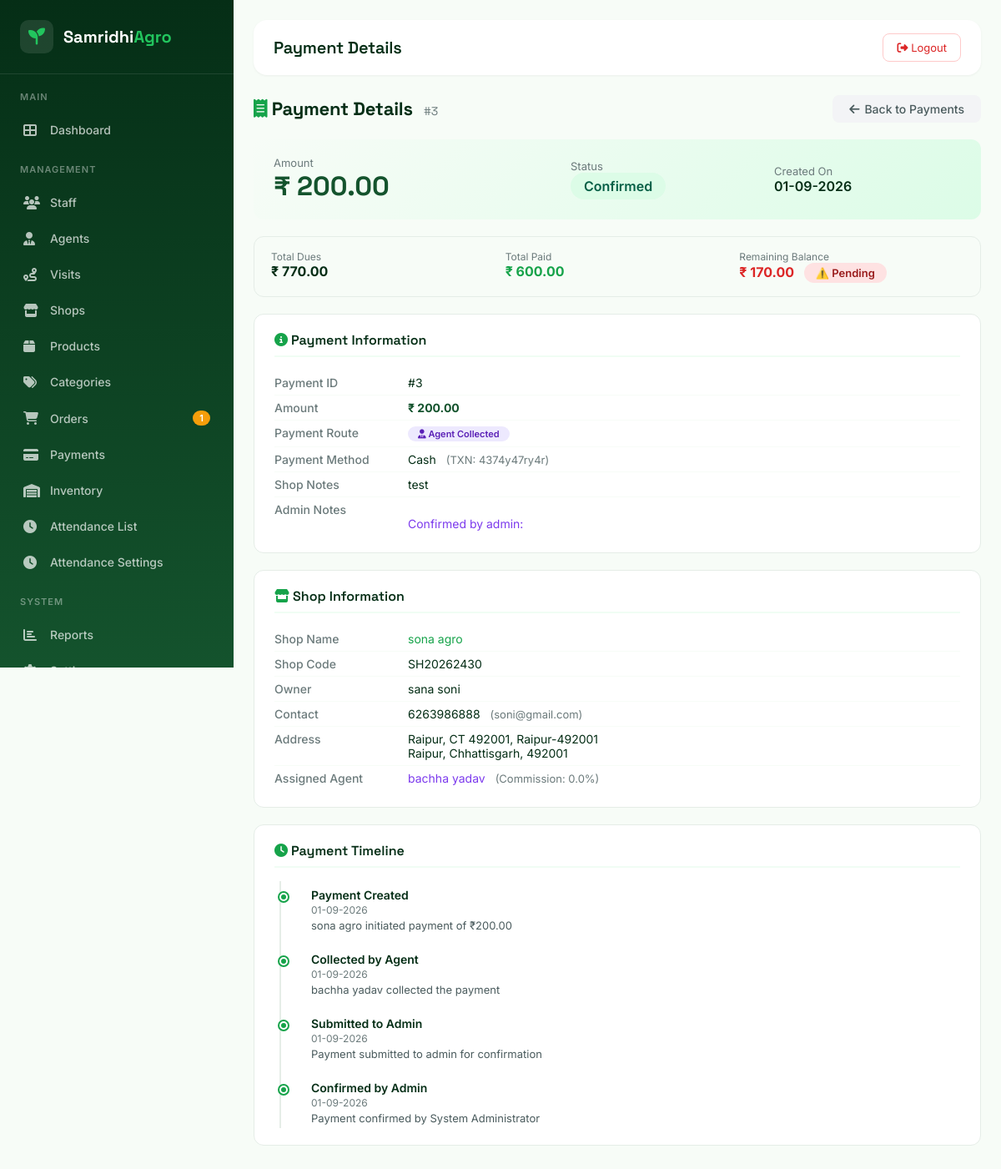
The page /admin/payment-view.php?id=3 (signed in) on the database its author committed.
### tables this page shows
CREATE TABLE `payments` (
  `id` int(11) NOT NULL,
  `shop_id` int(11) NOT NULL,
  `agent_id` int(11) DEFAULT NULL,
  `amount` decimal(12,2) NOT NULL,
  `pay_to` enum('agent','admin') NOT NULL DEFAULT 'agent',
  `payment_method` enum('cash','upi','bank_transfer','card','cheque') NOT NULL DEFAULT 'cash',
  `transaction_id` varchar(100) DEFAULT NULL,
  `notes` text DEFAULT NULL,
  `status` enum('pending','collected','submitted','confirmed') NOT NULL DEFAULT 'pending',
  `agent_collected_at` datetime DEFAULT NULL,
  `agent_collected_by` int(11) DEFAULT NULL,
  `submitted_at` datetime DEFAULT NULL,
  `submitted_by` int(11) DEFAULT NULL,
  `confirmed_at` datetime DEFAULT NULL,
  `confirmed_by` int(11) DEFAULT NULL,
  `admin_notes` text DEFAULT NULL,
  `created_by` int(11) NOT NULL,
  `created_at` datetime DEFAULT current_timestamp(),
  `updated_at` datetime DEFAULT current_timestamp() ON UPDATE current_timestamp()
);

CREATE TABLE `shops` (
  `id` int(11) NOT NULL,
  `user_id` int(11) NOT NULL,
  `shop_code` varchar(50) NOT NULL,
  `shop_name` varchar(100) NOT NULL,
  `shop_type` enum('retail','wholesale','both') NOT NULL DEFAULT 'retail',
  `owner_name` varchar(100) DEFAULT NULL,
  `phone` varchar(20) DEFAULT NULL,
  `email` varchar(100) DEFAULT NULL,
  `address` text DEFAULT NULL,
  `city` varchar(50) DEFAULT NULL,
  `state` varchar(50) DEFAULT NULL,
  `pincode` varchar(10) DEFAULT NULL,
  `gst_number` varchar(50) DEFAULT NULL,
  `establishment_year` int(4) DEFAULT NULL,
  `shop_category` varchar(50) NOT NULL DEFAULT 'grocery',
  `delivery_available` tinyint(1) NOT NULL DEFAULT 0,
  `working_hours_start` time DEFAULT NULL,
  `working_hours_end` time DEFAULT NULL,
  `weekend_days` varchar(100) DEFAULT NULL,
  `shop_image` varchar(255) DEFAULT NULL,
  `agent_id` int(11) DEFAULT NULL,
  `status` enum('pending','approved','rejected','suspended') NOT NULL DEFAULT 'pending',
  `approved_by` int(11) DEFAULT NULL,
  `approved_at` datetime DEFAULT NULL,
  `latitude` decimal(10,8) DEFAULT NULL,
  `longitude` decimal(11,8) DEFAULT NULL,
  `created_at` datetime NOT NULL DEFAULT current_timestamp(),
  `updated_at` datetime NOT NULL DEFAULT current_timestamp() ON UPDATE current_timestamp()
);

CREATE TABLE `users` (
  `id` int(11) NOT NULL,
  `username` varchar(50) NOT NULL,
  `email` varchar(100) NOT NULL,
  `password_hash` varchar(255) NOT NULL,
  `full_name` varchar(100) NOT NULL,
  `phone` varchar(20) DEFAULT NULL,
  `avatar` varchar(255) DEFAULT NULL,
  `role` enum('admin','staff','agent','shop') NOT NULL DEFAULT 'staff',
  `status` enum('active','inactive','suspended') NOT NULL DEFAULT 'active',
  `last_login` datetime DEFAULT NULL,
  `last_ip` varchar(45) DEFAULT NULL,
  `created_at` datetime NOT NULL DEFAULT current_timestamp(),
  `updated_at` datetime NOT NULL DEFAULT current_timestamp() ON UPDATE current_timestamp()
);

CREATE TABLE `agents` (
  `id` int(11) NOT NULL,
  `user_id` int(11) NOT NULL,
  `agent_code` varchar(50) NOT NULL,
  `company_name` varchar(100) DEFAULT NULL,
  `gst_number` varchar(50) DEFAULT NULL,
  `address` text DEFAULT NULL,
  `city` varchar(50) DEFAULT NULL,
  `state` varchar(50) DEFAULT NULL,
  `pincode` varchar(10) DEFAULT NULL,
  `commission_rate` decimal(5,2) DEFAULT 0.00,
  `status` enum('pending','approved','rejected','suspended') NOT NULL DEFAULT 'pending',
  `approved_by` int(11) DEFAULT NULL,
  `approved_at` datetime DEFAULT NULL,
  `created_at` datetime NOT NULL DEFAULT current_timestamp(),
  `updated_at` datetime NOT NULL DEFAULT current_timestamp() ON UPDATE current_timestamp()
);

### admin/payment-view.php (the view, shortened to what the rows shown need)
<?php
require_once '../includes/admin_header.php';
$db = getDB();
$paymentId = isset($_GET['id']) ? (int)$_GET['id'] : 0;
$sql = "SELECT p.*,
        s.shop_name, s.shop_code, s.owner_name, s.phone, s.email,
        s.address, s.city, s.state, s.pincode,
        ua.full_name as agent_name, ua.username as agent_username,
        uc.full_name as confirmed_by_name,
        ag.commission_rate,
        (SELECT COALESCE(SUM(total_amount), 0) FROM orders WHERE shop_id = p.shop_id AND status != 'cancelled') as total_dues,
        (SELECT COALESCE(SUM(amount), 0) FROM payments WHERE shop_id = p.shop_id AND status = 'confirmed') as total_paid
        FROM payments p
        JOIN shops s ON p.shop_id = s.id
        LEFT JOIN agents ag ON s.agent_id = ag.id
        LEFT JOIN users ua ON ag.user_id = ua.id
        LEFT JOIN users uc ON p.confirmed_by = uc.id
        WHERE p.id = ?";
$payment = $db->fetchOne($sql, [$paymentId]);
?>
<div class="content-card" style="padding: 0; border: none; box-shadow: none; background: transparent;">
    <div style="display: flex; justify-content: space-between; align-items: center; margin-bottom: 20px; flex-wrap: wrap; gap: 12px;">
        <h2 style="font-family: 'Space Grotesk', sans-serif; font-size: 22px; font-weight: 700; color: #052E16; margin: 0;">
            <i class="fas fa-receipt" style="color: #16A34A;"></i>
            Payment Details
            <span style="font-size: 14px; font-weight: 400; color: #6B7A7B; margin-left: 8px;">
                #<?php echo $payment['id']; ?>
            </span>
        </h2>
    </div>
    <div class="payment-summary">
        <div>
            <div style="font-size: 13px; color: #6B7A7B;">Amount</div>
            <div style="font-family: 'Space Grotesk', sans-serif; font-size: 32px; font-weight: 700; color: #14532D;">
                ₹ <?php echo number_format($payment['amount'], 2); ?>
            </div>
        </div>
        <div>
            <div style="font-size: 13px; color: #6B7A7B;">Status</div>
            <?php
            $statusColors = [
                'pending' => 'badge-warning',
                'collected' => 'badge-info',
                'submitted' => 'badge-primary',
                'confirmed' => 'badge-success',
                'failed' => 'badge-danger'
            ];
            $color = $statusColors[$payment['status']] ?? 'badge-warning';
            ?>
            <span class="badge-status <?php echo $color; ?>" style="font-size: 16px; padding: 6px 16px;">
                <?php echo ucfirst($payment['status']); ?>
            </span>
        </div>
        <div>
            <div style="font-size: 13px; color: #6B7A7B;">Created On</div>
            <div style="font-weight: 600; color: #052E16;"><?php echo formatDate($payment['created_at']); ?></div>
        </div>
    </div>
    <div class="detail-section">
        <div class="detail-row">
            <span class="detail-label">Payment ID</span>
            <span class="detail-value">#<?php echo $payment['id']; ?></span>
        </div>
        <div class="detail-row">
            <span class="detail-label">Amount</span>
            <span class="detail-value" style="font-weight: 700; color: #14532D;">₹ <?php echo number_format($payment['amount'], 2); ?></span>
        </div>
        <div class="detail-row">
            <span class="detail-label">Payment Method</span>
            <span class="detail-value">
                <?php if ($payment['payment_method']): ?>
                    <?php echo ucfirst($payment['payment_method']); ?>
                    <?php if ($payment['transaction_id']): ?>
                        <span style="color: #6B7A7B; font-size: 13px; margin-left: 8px;">
                            (TXN: <?php echo escapeHtml($payment['transaction_id']); ?>)
                        </span>
                    <?php endif; ?>
                <?php else: ?>
                    <span style="color: #6B7A7B;">Not specified</span>
                <?php endif; ?>
            </span>
        </div>
        <?php if (!empty($payment['notes'])): ?>
        <div class="detail-row">
            <span class="detail-label">Shop Notes</span>
            <span class="detail-value"><?php echo nl2br(escapeHtml($payment['notes'])); ?></span>
        </div>
        <?php endif; ?>
        <?php if (!empty($payment['admin_notes'])): ?>
        <div class="detail-row">
            <span class="detail-label">Admin Notes</span>
            <span class="detail-value" style="color: #7C3AED;"><?php echo nl2br(escapeHtml($payment['admin_notes'])); ?></span>
        </div>
        <?php endif; ?>
    </div>
    <div class="detail-section">
        <div class="detail-row">
            <span class="detail-value">
                <a href="../admin/shop-view.php?id=<?php echo $payment['shop_id']; ?>" style="color: #16A34A; text-decoration: none;">
                    <?php echo escapeHtml($payment['shop_name']); ?>
                </a>
            </span>
        </div>
        <div class="detail-row">
            <span class="detail-label">Shop Code</span>
            <span class="detail-value"><?php echo escapeHtml($payment['shop_code']); ?></span>
        </div>
        <div class="detail-row">
            <span class="detail-label">Owner</span>
            <span class="detail-value"><?php echo escapeHtml($payment['owner_name']); ?></span>
        </div>
        <div class="detail-row">
            <span class="detail-label">Contact</span>
            <span class="detail-value">
                <?php echo escapeHtml($payment['phone']); ?>
                <?php if ($payment['email']): ?>
                    <span style="color: #6B7A7B; font-size: 13px; margin-left: 8px;">
                        (<?php echo escapeHtml($payment['email']); ?>)
                    </span>
                <?php endif; ?>
            </span>
        </div>
        <?php if (!empty($payment['address'])): ?>
        <div class="detail-row">
            <span class="detail-label">Address</span>
            <span class="detail-value">
                <?php echo escapeHtml($payment['address']); ?>
                <?php if (!empty($payment['city']) || !empty($payment['state'])): ?>
                    <br>
                    <?php
                    $locationParts = [];
                    if (!empty($payment['city'])) $locationParts[] = $payment['city'];
                    if (!empty($payment['state'])) $locationParts[] = $payment['state'];
                    if (!empty($payment['pincode'])) $locationParts[] = $payment['pincode'];
                    echo escapeHtml(implode(', ', $locationParts));
                    ?>
                <?php endif; ?>
            </span>
        </div>
        <?php endif; ?>
        <?php if ($payment['agent_name']): ?>
        <div class="detail-row">
            <span class="detail-label">Assigned Agent</span>
            <span class="detail-value">
                <a href="../admin/agent-view.php?id=<?php echo $payment['agent_id']; ?>" style="color: #7C3AED; text-decoration: none;">
                    <?php echo escapeHtml($payment['agent_name']); ?>
                </a>
                <?php if ($payment['commission_rate']): ?>
                    <span style="color: #6B7A7B; font-size: 13px; margin-left: 8px;">
                        (Commission: <?php echo number_format($payment['commission_rate'], 1); ?>%)
                    </span>
                <?php endif; ?>
            </span>
        </div>
        <?php endif; ?>
    </div>
    <div class="detail-section">
        <div class="payment-timeline">
            <div class="timeline-item completed">
                <div class="timeline-title">Payment Created</div>
                <div class="timeline-time"><?php echo formatDate($payment['created_at']); ?></div>
                <div class="timeline-desc">
                    <?php echo escapeHtml($payment['shop_name']); ?> initiated payment of
                    ₹<?php echo number_format($payment['amount'], 2); ?>
                </div>
            </div>
            <?php if ($payment['pay_to'] === 'agent'): ?>
                <?php if ($payment['agent_collected_at']): ?>
                    <div class="timeline-item completed">
                        <div class="timeline-title">Collected by Agent</div>
                        <div class="timeline-time"><?php echo formatDate($payment['agent_collected_at']); ?></div>
                        <div class="timeline-desc">
                            <?php echo escapeHtml($payment['agent_name'] ?? 'Agent'); ?> collected the payment
                        </div>
                    </div>
                <?php endif; ?>
                <?php if ($payment['submitted_at']): ?>
                    <div class="timeline-item completed">
                        <div class="timeline-title">Submitted to Admin</div>
                        <div class="timeline-time"><?php echo formatDate($payment['submitted_at']); ?></div>
                        <div class="timeline-desc">
                            Payment submitted to admin for confirmation
                        </div>
                    </div>
                <?php endif; ?>
            <?php endif; ?>
            <?php if ($payment['confirmed_at']): ?>
                <div class="timeline-item completed">
                    <div class="timeline-title">Confirmed by Admin</div>
                    <div class="timeline-time"><?php echo formatDate($payment['confirmed_at']); ?></div>
                    <div class="timeline-desc">
                        Payment confirmed by <?php echo escapeHtml($payment['confirmed_by_name'] ?? 'Admin'); ?>
                    </div>
                </div>
            <?php endif; ?>
        </div>
    </div>
</div>
<?php require_once '../includes/admin_footer.php'; ?>

### rows shown on the page
payments: id "3", amount "200.00", status "Confirmed", created_at "01-09-2026", payment_method "Cash", transaction "4374y47ry4r", notes "test", admin_notes "Confirmed by admin:", shop.shop_name "sona agro", shop.shop_code "SH20262430", shop.owner_name "sana soni", shop.phone "6263986888", shop.email "soni@gmail.com", shop.address "Raipur, CT 492001, Raipur-492001", users.full_name "bachha yadav", agent.commission_rate "0.0", agent_collected_at "01-09-2026", submitted_at "01-09-2026", confirmed_at "01-09-2026", users.full_name "System Administrator"

### other values the page prints
$pendingOrders "1"
escapeHtml($pageTitle) "Payment Details"
$totalDues "770.00"
$totalPaid "600.00"
$remainingBalance "170.00"
escapeHtml(implode(', ', $locationParts)) "Raipur, Chhattisgarh, 492001"
